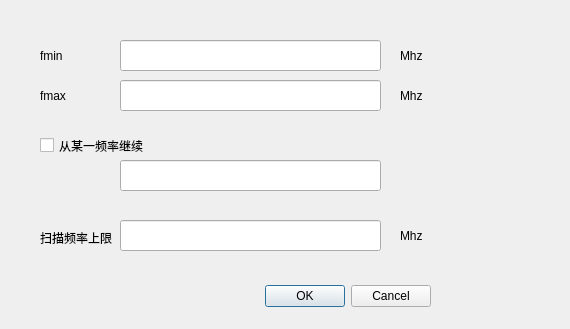
<?xml version="1.0" encoding="UTF-8"?>
<ui version="4.0">
 <class>AlgoPopDialog</class>
 <widget class="QDialog" name="AlgoPopDialog">
  <property name="geometry">
   <rect>
    <x>0</x>
    <y>0</y>
    <width>570</width>
    <height>329</height>
   </rect>
  </property>
  <property name="windowTitle">
   <string>算法设置</string>
  </property>
  <widget class="QDialogButtonBox" name="buttonBox">
   <property name="geometry">
    <rect>
     <x>90</x>
     <y>280</y>
     <width>341</width>
     <height>32</height>
    </rect>
   </property>
   <property name="orientation">
    <enum>Qt::Horizontal</enum>
   </property>
   <property name="standardButtons">
    <set>QDialogButtonBox::Cancel|QDialogButtonBox::Ok</set>
   </property>
  </widget>
  <widget class="QCheckBox" name="continueCheckBox">
   <property name="geometry">
    <rect>
     <x>40</x>
     <y>130</y>
     <width>281</width>
     <height>31</height>
    </rect>
   </property>
   <property name="text">
    <string>从某一频率继续</string>
   </property>
  </widget>
  <widget class="QLineEdit" name="continueFreqLineEdit">
   <property name="geometry">
    <rect>
     <x>120</x>
     <y>160</y>
     <width>261</width>
     <height>31</height>
    </rect>
   </property>
  </widget>
  <widget class="QLabel" name="fminlabel">
   <property name="geometry">
    <rect>
     <x>40</x>
     <y>40</y>
     <width>71</width>
     <height>31</height>
    </rect>
   </property>
   <property name="text">
    <string>fmin</string>
   </property>
  </widget>
  <widget class="QLineEdit" name="fminLineEdit">
   <property name="geometry">
    <rect>
     <x>120</x>
     <y>40</y>
     <width>261</width>
     <height>31</height>
    </rect>
   </property>
  </widget>
  <widget class="QLabel" name="fmaxlabel">
   <property name="geometry">
    <rect>
     <x>40</x>
     <y>90</y>
     <width>54</width>
     <height>12</height>
    </rect>
   </property>
   <property name="text">
    <string>fmax</string>
   </property>
  </widget>
  <widget class="QLineEdit" name="fmaxLineEdit">
   <property name="geometry">
    <rect>
     <x>120</x>
     <y>80</y>
     <width>261</width>
     <height>31</height>
    </rect>
   </property>
  </widget>
  <widget class="QLabel" name="label">
   <property name="geometry">
    <rect>
     <x>400</x>
     <y>50</y>
     <width>54</width>
     <height>12</height>
    </rect>
   </property>
   <property name="text">
    <string>Mhz</string>
   </property>
  </widget>
  <widget class="QLabel" name="label_2">
   <property name="geometry">
    <rect>
     <x>400</x>
     <y>90</y>
     <width>54</width>
     <height>12</height>
    </rect>
   </property>
   <property name="text">
    <string>Mhz</string>
   </property>
  </widget>
  <widget class="QLabel" name="dstFreqLabel">
   <property name="geometry">
    <rect>
     <x>40</x>
     <y>230</y>
     <width>91</width>
     <height>16</height>
    </rect>
   </property>
   <property name="text">
    <string>扫描频率上限</string>
   </property>
  </widget>
  <widget class="QLabel" name="label_3">
   <property name="geometry">
    <rect>
     <x>400</x>
     <y>230</y>
     <width>54</width>
     <height>12</height>
    </rect>
   </property>
   <property name="text">
    <string>Mhz</string>
   </property>
  </widget>
  <widget class="QLineEdit" name="maxFreqThresholdLineEdit">
   <property name="geometry">
    <rect>
     <x>120</x>
     <y>220</y>
     <width>261</width>
     <height>31</height>
    </rect>
   </property>
  </widget>
 </widget>
 <resources/>
 <connections>
  <connection>
   <sender>buttonBox</sender>
   <signal>accepted()</signal>
   <receiver>AlgoPopDialog</receiver>
   <slot>accept()</slot>
   <hints>
    <hint type="sourcelabel">
     <x>248</x>
     <y>254</y>
    </hint>
    <hint type="destinationlabel">
     <x>157</x>
     <y>274</y>
    </hint>
   </hints>
  </connection>
  <connection>
   <sender>buttonBox</sender>
   <signal>rejected()</signal>
   <receiver>AlgoPopDialog</receiver>
   <slot>reject()</slot>
   <hints>
    <hint type="sourcelabel">
     <x>316</x>
     <y>260</y>
    </hint>
    <hint type="destinationlabel">
     <x>286</x>
     <y>274</y>
    </hint>
   </hints>
  </connection>
 </connections>
</ui>
